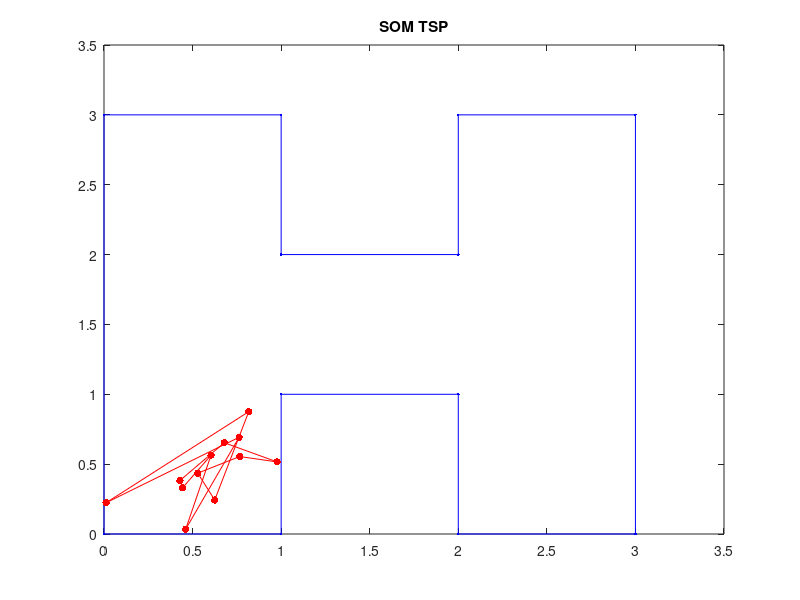

MATLAB code to generate this figure: (Note: this script raises an error after producing the figure.)
corners = [0 0; 0 3; 1 3; 1 2; 2 2; 2 3; 3 3; 3 0; 2 0; 2 1; 1 1; 1 0];
number_of_corners = size(corners, 1);

number_of_neurons = number_of_corners;
neurons = rand(number_of_neurons, 2);

EPOCHS = 50000;
LEARNING_RATE = 0.1;
NEIGHBOURHOOD_RADIUS = number_of_neurons / 2;


current_learning_rate = LEARNING_RATE;
current_neighbourhood_radius = NEIGHBOURHOOD_RADIUS;
    

for iteration = 1:EPOCHS
    % Plot the cities and neurons
    plot(corners(:, 1), corners(:, 2), '-b.', neurons(:, 1), neurons(:, 2), '-r.', 'markersize', 16);
    hold on;
    plot([corners(number_of_corners, 1), corners(1, 1)], [corners(number_of_corners, 2), corners(1, 2)], '-b.');
    plot([neurons(number_of_neurons, 1), neurons(1, 1)], [neurons(number_of_neurons, 2), neurons(1, 2)], '-r.');
    hold off;
    axis([0 3.5 0 3.5])
    pause(.001)
    title('SOM TSP')
    
    % Choose random input
    [current_corner, id] = datasample(corners, 1);

    % Calculate nearest city
    [winner_neuron, index] = find_best_matching_unit(neurons, current_corner);
       
    % Update weights of current neuron (and neighboorhood)
    for j = round(index-current_neighbourhood_radius):round(index+current_neighbourhood_radius)
        if j < 1 || j > number_of_corners
            continue
        end
        
        distance_to_winner_neuron = (j - index) ^ 2;

        % Neighbourhood Function
        sigma = current_neighbourhood_radius ^ 2;
        neighbouring_function_value = exp(-(distance_to_winner_neuron / sigma));

        % Update weights
        for i = 1:size(current_corner, 2)
            distance_to_corner = current_corner(i) - neurons(j, i);
            delta_weight = current_learning_rate * neighbouring_function_value * (distance_to_corner);

            neurons(j, i) = neurons(j, i) + delta_weight;
        end
    end

    % Update learning parameters
    current_learning_rate = LEARNING_RATE * (1 - iteration / EPOCHS);
    current_neighbourhood_radius = NEIGHBOURHOOD_RADIUS * (1 - iteration / EPOCHS);
end
